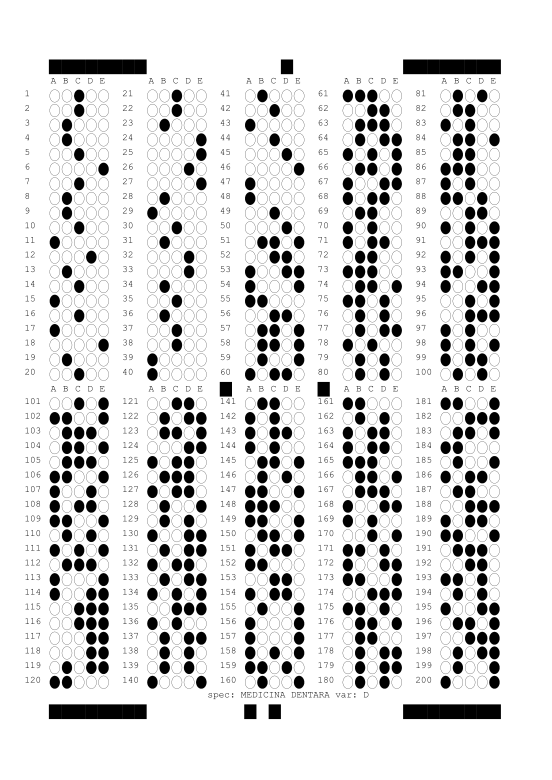
#> input picture md-d-1.png, 1654 x 2339 px (shown at 1/3 size)
$ jupyter execute AnswerCounter.ipynb
#> lines starting #> are read from the running program, lines starting #| are printed output that depends on the picture; after the words box and inside, x2 and y2 are one past the last pixel; in counts of white or black regions, pixels touching at a corner belong together
[cell 1]
import cv2

[cell 2]
img = cv2.imread('md-d-1.png')
#> img is the input picture: shape (2339, 1654, 3); min 0, max 255, mean 219.5
gray = cv2.cvtColor(img, cv2.COLOR_BGR2GRAY)
ret, thresh = cv2.threshold(gray, 10, 255, cv2.THRESH_BINARY_INV)
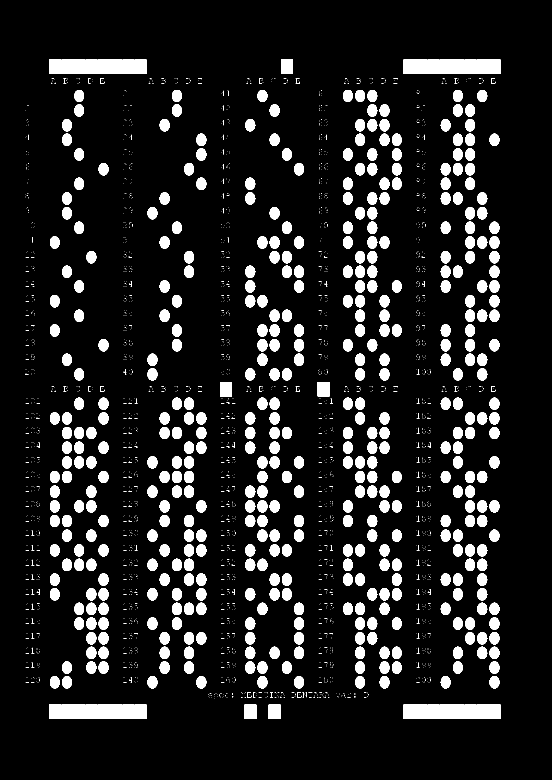
#> thresh: shape (2339, 1654) (shown at 1/3 size); 11.4% white; 3407 white regions (2875 under 20 px), largest, box (x1, y1, x2, y2) and area: (184, 179, 256, 222) 3096, (294, 179, 366, 222) 3096, (1210, 179, 1282, 222) 3096

x = [148, 440, 734, 1028, 1320]
ans_list = ['A','B','C','D','E']
answers = {}
q = 1

for row in range(2):

    for col in range(5):

        y1 = 268 + row * 922

        # for one block
        for i in range(20):
            x1 = x[col]
            ans = []

            # for one row (one answer)
            for j in range(5):
                cell = thresh[y1:y1+39, x1:x1+31]
                count = cv2.countNonZero(cell)
#                 cv2.putText(img, str(count), (x1,y1), cv2.FONT_HERSHEY_SIMPLEX, 0.5, (0,0,255), 1)
                if count > 500:
                    ans.append(ans_list[j])
                x1 += 37

            answers[q] = ans

            q += 1
            y1 += 44
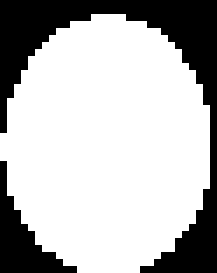
#> cell: shape (39, 31) (shown 7 times larger); 71.9% white; 2 black regions, box (x1, y1, x2, y2) and area: (0, 0, 31, 39) 277, (0, 23, 11, 39) 63
#> after the loop, answers = 200 items; q = 201


print(answers)
#> (printed output is left out)
